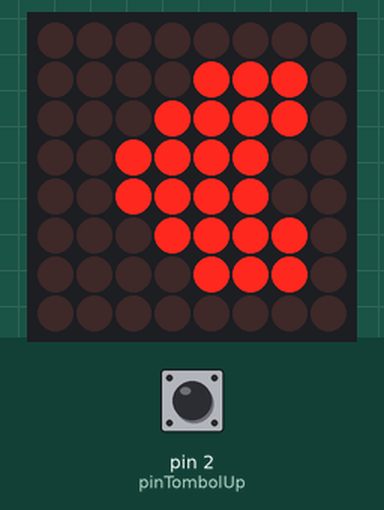
The sketch below on a simulated Arduino Uno, built with avr-gcc and run on an emulated ATmega328P. On the bench: 8×8 LED matrix. The test bench sets the inputs (shaded band); at power-on: pin 2 (pinTombolUp) HIGH.

Above: at 1.6 s.
2.1 s: pin 2 (pinTombolUp) pulled LOW for 0.75 s
At 2.51 s:
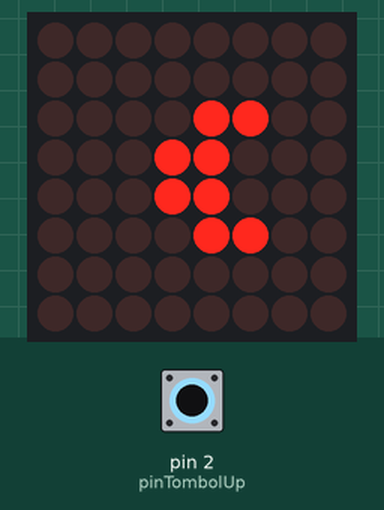
At 2.96 s:
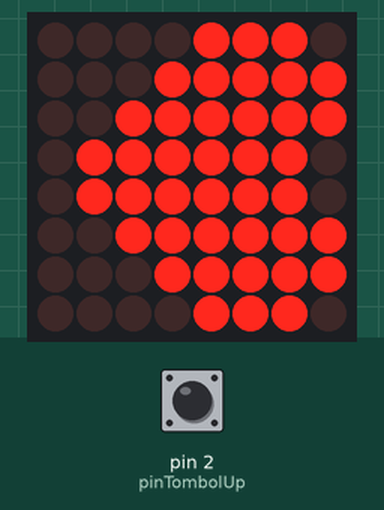
6.1 s: pin 2 (pinTombolUp) pulled LOW for 3.2 s
Timing chart, 0 to 9.1 s (numbered marks = the images above; inputs shaded):
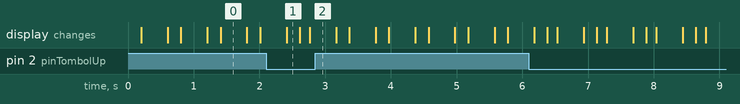

The sketch:

LED_Matriks.cpp.ino
```cpp
 #include <LedControl.h> //Library LedControl
 // Atur pin sesuai dengan koneksi display matrix 8x8
 const int DIN_PIN = 11;
 const int CS_PIN = 10;
 const int CLK_PIN = 13;

  // Pin untuk tombol
const int pinTombolUp = 2;

 // Inisialisasi objek LedControl
 LedControl lc = LedControl(DIN_PIN, CLK_PIN, CS_PIN, 1);

 // Gambar Hati Besar
 byte CintaDetakBesar[8] = {
   B00001110,
   B00011111,
   B00111111,
   B01111110,
   B01111110,
   B00111111,
   B00011111,
   B00001110
 };

 // Data Gambar Hati Kecil
 byte CintaDetakKecil[8] = {
     B00000000,
     B00001110,
     B00011110,
     B00111100,
     B00111100,
     B00011110,
     B00001110,
     B00000000,
 };

 // Data Gambar Hati Sangat Kecil
 byte CintaDetakSangatKecil[8] = {
     B00000000,
     B00000000,
     B00001100,
     B00011000,
     B00011000,
     B00001100,
     B00000000,
     B00000000,
 };

 // Membuat Animasi Hati
 void Hati(){
   // Tampilkan Hati Sangat Kecil
   for (int row = 0; row < 8; row++) {
     lc.setRow(0, row, CintaDetakSangatKecil[row]);
   }

   delay(200);  // Jeda 0.2 detik
  // Tampilkan Hati Kecil
   for (int row = 0; row < 8; row++) {
     lc.setRow(0, row, CintaDetakKecil[row]);
   }
   delay(150); // Jeda 0.15 detik
   // Tampilkan Hati Besar
   for (int row = 0; row < 8; row++) {
     lc.setRow(0, row, CintaDetakBesar[row]);
   }
   delay(150); // Jeda 0.15 detik
 }

 // Membuat Animasi Hati
 void HatiJalan(){
   // Tampilkan Hati Sangat Kecil
   for (int row = 0; row < 8; row++) {
     lc.setRow(0, row, CintaDetakSangatKecil[row]);
   }

   delay(200);  // Jeda 0.2 detik
  // Tampilkan Hati Kecil
   for (int row = 0; row < 8; row++) {
     lc.setRow(0, row, CintaDetakKecil[row]);
   }
   delay(150); // Jeda 0.15 detik
 }
  void setup() {
   lc.shutdown(0, false);  // Aktifkan chip
   lc.setIntensity(0, 0); // Atur intensitas cahaya matriks (0-15)
   lc.clearDisplay(0);    // Hapus tampilan matriks

   // Set pin tombol sebagai input
  pinMode(pinTombolUp, INPUT_PULLUP);
 }
 void loop() {

   if (digitalRead(pinTombolUp) == LOW) {
    // Tombol Up ditekan
      Hati();
    } else {
      HatiJalan();
    }


   delay(250); // jeda 0.25 detik
 }
```

Measured:
- after the input at 2.1 s, the display: first differs from a run without the input after 0.67 s (image 2)
- what the display in image 0 shows lasts 0.4 s, from 1.4 s to 1.8 s
